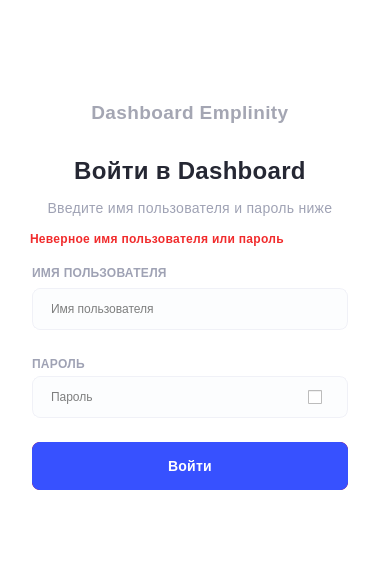
<?xml version="1.0" encoding="UTF-8"?>
<ui version="4.0">
 <class>FormAuthorization</class>
 <widget class="QMainWindow" name="FormAuthorization">
  <property name="geometry">
   <rect>
    <x>0</x>
    <y>0</y>
    <width>380</width>
    <height>582</height>
   </rect>
  </property>
  <property name="minimumSize">
   <size>
    <width>380</width>
    <height>582</height>
   </size>
  </property>
  <property name="maximumSize">
   <size>
    <width>380</width>
    <height>582</height>
   </size>
  </property>
  <property name="windowTitle">
   <string>MainWindow</string>
  </property>
  <property name="styleSheet">
   <string notr="true">QWidget
{
background: #FFFFFF;
}

QLineEdit
{
background: #FCFDFE;
/* grayscale / gray lightest */

border: 1px solid #F0F1F7;
border-radius: 8px;
padding-left:16px;
}
QLineEdit:focus
{
background: #FCFDFE;
/* grayscale / gray lightest */

border: 1px solid #3751ff;
border-radius: 8px;
padding-left:16px;
}
QCheckBox
{
background:none;
}</string>
  </property>
  <widget class="QWidget" name="centralwidget">
   <widget class="QLineEdit" name="login">
    <property name="geometry">
     <rect>
      <x>32</x>
      <y>288</y>
      <width>316</width>
      <height>42</height>
     </rect>
    </property>
    <property name="styleSheet">
     <string notr="true"/>
    </property>
    <property name="placeholderText">
     <string>Имя пользователя</string>
    </property>
    <property name="clearButtonEnabled">
     <bool>false</bool>
    </property>
   </widget>
   <widget class="QLabel" name="label">
    <property name="geometry">
     <rect>
      <x>32</x>
      <y>156</y>
      <width>316</width>
      <height>30</height>
     </rect>
    </property>
    <property name="styleSheet">
     <string notr="true">position: absolute;
height: 30px;
left: 32px;
right: 32px;
top: 156px;

/* Bold/24px */

font-family: 'Mulish';
font-style: normal;
font-weight: 700;
font-size: 24px;
line-height: 30px;
text-align: center;
letter-spacing: 0.3px;

/* grayscale / black */

color: #252733;</string>
    </property>
    <property name="text">
     <string>Войти в Dashboard</string>
    </property>
    <property name="textFormat">
     <enum>Qt::PlainText</enum>
    </property>
    <property name="alignment">
     <set>Qt::AlignCenter</set>
    </property>
    <property name="wordWrap">
     <bool>true</bool>
    </property>
   </widget>
   <widget class="QLabel" name="label_2">
    <property name="geometry">
     <rect>
      <x>32</x>
      <y>100</y>
      <width>316</width>
      <height>24</height>
     </rect>
    </property>
    <property name="styleSheet">
     <string notr="true">height: 24px;
left: 32px;
right: 32px;
top: 100px;

/* Bold/19px */

font-family: 'Mulish';
font-style: normal;
font-weight: 700;
font-size: 19px;
line-height: 24px;
/* identical to box height */

text-align: center;
letter-spacing: 0.4px;

/* sidebar / gray */

color: #A4A6B3;

opacity: 0.7;</string>
    </property>
    <property name="text">
     <string>Dashboard Emplinity</string>
    </property>
    <property name="alignment">
     <set>Qt::AlignCenter</set>
    </property>
    <property name="wordWrap">
     <bool>true</bool>
    </property>
   </widget>
   <widget class="QLabel" name="label_3">
    <property name="geometry">
     <rect>
      <x>32</x>
      <y>198</y>
      <width>316</width>
      <height>20</height>
     </rect>
    </property>
    <property name="styleSheet">
     <string notr="true">position: absolute;
height: 20px;
left: 32px;
right: 32px;
top: 198px;

/* Regular/14px */

font-family: 'Mulish';
font-style: normal;
font-weight: 400;
font-size: 14px;
line-height: 20px;
/* identical to box height, or 143% */

text-align: center;
letter-spacing: 0.3px;

/* grayscale / gray */

color: #9FA2B4;</string>
    </property>
    <property name="text">
     <string>Введите имя пользователя и пароль ниже</string>
    </property>
    <property name="alignment">
     <set>Qt::AlignCenter</set>
    </property>
   </widget>
   <widget class="QLabel" name="label_4">
    <property name="geometry">
     <rect>
      <x>32</x>
      <y>266</y>
      <width>135</width>
      <height>14</height>
     </rect>
    </property>
    <property name="font">
     <font>
      <family>Segoe UI</family>
      <pointsize>-1</pointsize>
      <italic>false</italic>
      <bold>true</bold>
     </font>
    </property>
    <property name="styleSheet">
     <string notr="true">position: absolute;
height: 16px;
left: 0px;
right: 0px;
top: 0px;

/* Bold/12px */
font-style: normal;
font-weight: 700;
font-size: 12px;
line-height: 15px;
letter-spacing: 0.3px;
text-transform: uppercase;

/* grayscale / gray */

color: #9FA2B4;</string>
    </property>
    <property name="text">
     <string>ИМЯ ПОЛЬЗОВАТЕЛЯ</string>
    </property>
   </widget>
   <widget class="QLabel" name="label_5">
    <property name="geometry">
     <rect>
      <x>32</x>
      <y>354</y>
      <width>78</width>
      <height>20</height>
     </rect>
    </property>
    <property name="styleSheet">
     <string notr="true">position: absolute;
height: 16px;
left: 0px;
right: 0px;
top: 0px;

/* Bold/12px */

font-family: 'Mulish';
font-style: normal;
font-weight: 700;
font-size: 12px;
line-height: 15px;
letter-spacing: 0.3px;
text-transform: uppercase;

/* grayscale / gray */

color: #9FA2B4;</string>
    </property>
    <property name="text">
     <string>ПАРОЛЬ</string>
    </property>
   </widget>
   <widget class="QLineEdit" name="password">
    <property name="geometry">
     <rect>
      <x>32</x>
      <y>376</y>
      <width>316</width>
      <height>42</height>
     </rect>
    </property>
    <property name="styleSheet">
     <string notr="true">padding-right:44px;</string>
    </property>
    <property name="echoMode">
     <enum>QLineEdit::Password</enum>
    </property>
    <property name="placeholderText">
     <string>Пароль</string>
    </property>
   </widget>
   <widget class="QPushButton" name="pushButton">
    <property name="geometry">
     <rect>
      <x>32</x>
      <y>442</y>
      <width>316</width>
      <height>48</height>
     </rect>
    </property>
    <property name="cursor">
     <cursorShape>PointingHandCursor</cursorShape>
    </property>
    <property name="focusPolicy">
     <enum>Qt::NoFocus</enum>
    </property>
    <property name="autoFillBackground">
     <bool>false</bool>
    </property>
    <property name="styleSheet">
     <string notr="true">position: absolute;
left: 0px;
right: 0px;
top: 0px;
bottom: 0px;

/* Main/Blue */

background: #3751FF;
/* button / accent default */

border-radius: 8px;
font-family: 'Mulish';
font-style: normal;
font-weight: 600;
font-size: 14px;
line-height: 20px;
/* identical to box height, or 143% */

text-align: center;
letter-spacing: 0.2px;

/* grayscale / white */

color: #FFFFFF;</string>
    </property>
    <property name="inputMethodHints">
     <set>Qt::ImhNone</set>
    </property>
    <property name="text">
     <string>Войти</string>
    </property>
    <property name="flat">
     <bool>false</bool>
    </property>
   </widget>
   <widget class="QCheckBox" name="checkBox">
    <property name="geometry">
     <rect>
      <x>308</x>
      <y>377</y>
      <width>40</width>
      <height>40</height>
     </rect>
    </property>
    <property name="cursor">
     <cursorShape>PointingHandCursor</cursorShape>
    </property>
    <property name="focusPolicy">
     <enum>Qt::NoFocus</enum>
    </property>
    <property name="styleSheet">
     <string notr="true">QCheckBox
{
	background:none;
}
QCheckBox::indicator:unchecked
{
  image:url(&quot;:/icon/Hide.svg&quot;);
}

QCheckBox::indicator:checked
{
  image:url(&quot;:/icon/Show.svg&quot;);
}
</string>
    </property>
    <property name="text">
     <string notr="true"/>
    </property>
    <property name="checkable">
     <bool>true</bool>
    </property>
    <property name="tristate">
     <bool>false</bool>
    </property>
   </widget>
   <widget class="QPushButton" name="pushButton_2">
    <property name="geometry">
     <rect>
      <x>166</x>
      <y>40</y>
      <width>48</width>
      <height>48</height>
     </rect>
    </property>
    <property name="focusPolicy">
     <enum>Qt::NoFocus</enum>
    </property>
    <property name="text">
     <string/>
    </property>
    <property name="icon">
     <iconset resource="../Client/source.qrc">
      <normaloff>:/icon/logo.svg</normaloff>:/icon/logo.svg</iconset>
    </property>
    <property name="iconSize">
     <size>
      <width>48</width>
      <height>48</height>
     </size>
    </property>
    <property name="checkable">
     <bool>false</bool>
    </property>
    <property name="checked">
     <bool>false</bool>
    </property>
    <property name="flat">
     <bool>true</bool>
    </property>
   </widget>
   <widget class="QLabel" name="label_6">
    <property name="geometry">
     <rect>
      <x>30</x>
      <y>230</y>
      <width>316</width>
      <height>17</height>
     </rect>
    </property>
    <property name="styleSheet">
     <string notr="true">color: #F12B2C;
font-family: 'Mulish';
font-style: normal;
font-weight: 700;
line-height: 30px;
text-align: center;
letter-spacing: 0.3px;</string>
    </property>
    <property name="text">
     <string>Неверное имя пользователя или пароль</string>
    </property>
   </widget>
   <widget class="QPushButton" name="quitButton">
    <property name="geometry">
     <rect>
      <x>32</x>
      <y>442</y>
      <width>316</width>
      <height>48</height>
     </rect>
    </property>
    <property name="cursor">
     <cursorShape>PointingHandCursor</cursorShape>
    </property>
    <property name="focusPolicy">
     <enum>Qt::NoFocus</enum>
    </property>
    <property name="autoFillBackground">
     <bool>false</bool>
    </property>
    <property name="styleSheet">
     <string notr="true">position: absolute;
left: 0px;
right: 0px;
top: 0px;
bottom: 0px;

/* Main/Blue */

background: red;
/* button / accent default */

border-radius: 8px;
font-family: 'Mulish';
font-style: normal;
font-weight: 600;
font-size: 14px;
line-height: 20px;
/* identical to box height, or 143% */

text-align: center;
letter-spacing: 0.2px;

/* grayscale / white */

color: #FFFFFF;</string>
    </property>
    <property name="inputMethodHints">
     <set>Qt::ImhNone</set>
    </property>
    <property name="text">
     <string>Quit</string>
    </property>
    <property name="flat">
     <bool>false</bool>
    </property>
   </widget>
   <zorder>quitButton</zorder>
   <zorder>pushButton</zorder>
   <zorder>login</zorder>
   <zorder>label</zorder>
   <zorder>label_2</zorder>
   <zorder>label_3</zorder>
   <zorder>label_4</zorder>
   <zorder>label_5</zorder>
   <zorder>password</zorder>
   <zorder>checkBox</zorder>
   <zorder>pushButton_2</zorder>
   <zorder>label_6</zorder>
  </widget>
  <widget class="QMenuBar" name="menubar">
   <property name="geometry">
    <rect>
     <x>0</x>
     <y>0</y>
     <width>380</width>
     <height>26</height>
    </rect>
   </property>
  </widget>
  <widget class="QStatusBar" name="statusBar"/>
 </widget>
 <resources>
  <include location="../Client/source.qrc"/>
 </resources>
 <connections/>
</ui>
